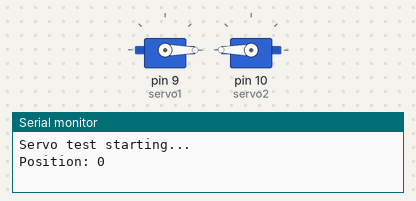
Recording of a sketch running on a simulated Arduino Uno, built with avr-gcc and run on an emulated ATmega328P. On the bench: 2 × servo, the last lines printed to the serial monitor.

Above: at 0.05 s.
At 2.7 s:
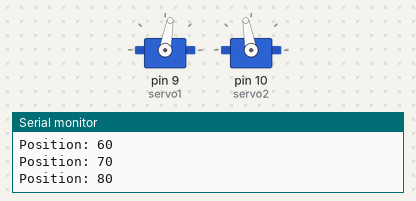
At 5.4 s:
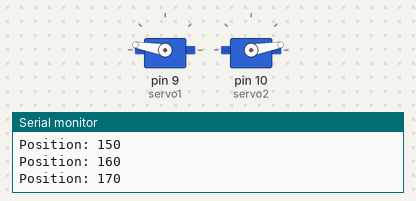
At 10.8 s:
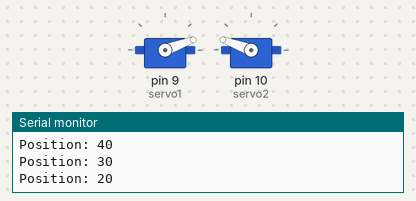
Timing chart, 0 to 14.8 s (numbered marks = the images above):
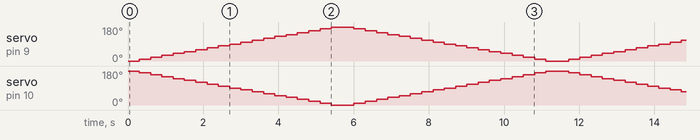

The sketch:

ServoTest.ino
```cpp
#include <Servo.h>

Servo servo1;
Servo servo2;

void setup() {
  Serial.begin(9600);
  servo1.attach(9);
  servo2.attach(10);
  Serial.println("Servo test starting...");
}

void loop() {
  // sweep both servos 0° → 180° → 0°
  for (int pos = 0; pos <= 180; pos += 10) {
    servo1.write(pos);
    servo2.write(180 - pos);
    Serial.print("Position: ");
    Serial.println(pos);
    delay(300);
  }

  for (int pos = 180; pos >= 0; pos -= 10) {
    servo1.write(pos);
    servo2.write(180 - pos);
    Serial.print("Position: ");
    Serial.println(pos);
    delay(300);
  }
}
```
